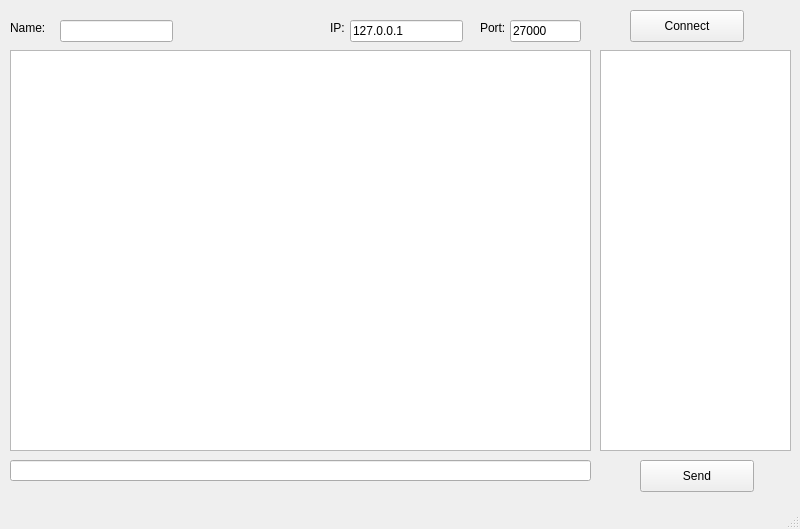
<?xml version="1.0" encoding="UTF-8"?>
<ui version="4.0">
 <class>MainWindow</class>
 <widget class="QMainWindow" name="MainWindow">
  <property name="geometry">
   <rect>
    <x>0</x>
    <y>0</y>
    <width>800</width>
    <height>529</height>
   </rect>
  </property>
  <property name="windowTitle">
   <string>MainWindow</string>
  </property>
  <widget class="QWidget" name="centralwidget">
   <widget class="QPlainTextEdit" name="textOutput">
    <property name="geometry">
     <rect>
      <x>10</x>
      <y>50</y>
      <width>581</width>
      <height>401</height>
     </rect>
    </property>
    <property name="readOnly">
     <bool>true</bool>
    </property>
   </widget>
   <widget class="QLabel" name="labelName">
    <property name="geometry">
     <rect>
      <x>10</x>
      <y>20</y>
      <width>51</width>
      <height>16</height>
     </rect>
    </property>
    <property name="text">
     <string>Name:</string>
    </property>
   </widget>
   <widget class="QPushButton" name="btnConnect">
    <property name="geometry">
     <rect>
      <x>630</x>
      <y>10</y>
      <width>114</width>
      <height>32</height>
     </rect>
    </property>
    <property name="text">
     <string>Connect</string>
    </property>
   </widget>
   <widget class="QListView" name="listUser">
    <property name="geometry">
     <rect>
      <x>600</x>
      <y>50</y>
      <width>191</width>
      <height>401</height>
     </rect>
    </property>
    <property name="editTriggers">
     <set>QAbstractItemView::NoEditTriggers</set>
    </property>
   </widget>
   <widget class="QPushButton" name="btnSend">
    <property name="geometry">
     <rect>
      <x>640</x>
      <y>460</y>
      <width>114</width>
      <height>32</height>
     </rect>
    </property>
    <property name="text">
     <string>Send</string>
    </property>
   </widget>
   <widget class="QLabel" name="lblIP">
    <property name="geometry">
     <rect>
      <x>330</x>
      <y>20</y>
      <width>16</width>
      <height>16</height>
     </rect>
    </property>
    <property name="text">
     <string>IP:</string>
    </property>
   </widget>
   <widget class="QLabel" name="lblPort">
    <property name="geometry">
     <rect>
      <x>480</x>
      <y>20</y>
      <width>31</width>
      <height>16</height>
     </rect>
    </property>
    <property name="text">
     <string>Port:</string>
    </property>
   </widget>
   <widget class="QLineEdit" name="textName">
    <property name="geometry">
     <rect>
      <x>60</x>
      <y>20</y>
      <width>113</width>
      <height>22</height>
     </rect>
    </property>
   </widget>
   <widget class="QLineEdit" name="textIP">
    <property name="geometry">
     <rect>
      <x>350</x>
      <y>20</y>
      <width>113</width>
      <height>22</height>
     </rect>
    </property>
    <property name="text">
     <string>127.0.0.1</string>
    </property>
   </widget>
   <widget class="QLineEdit" name="textPort">
    <property name="geometry">
     <rect>
      <x>510</x>
      <y>20</y>
      <width>71</width>
      <height>22</height>
     </rect>
    </property>
    <property name="text">
     <string>27000</string>
    </property>
   </widget>
   <widget class="QLineEdit" name="textChat">
    <property name="geometry">
     <rect>
      <x>10</x>
      <y>460</y>
      <width>581</width>
      <height>21</height>
     </rect>
    </property>
   </widget>
  </widget>
  <widget class="QMenuBar" name="menubar">
   <property name="geometry">
    <rect>
     <x>0</x>
     <y>0</y>
     <width>800</width>
     <height>22</height>
    </rect>
   </property>
  </widget>
  <widget class="QStatusBar" name="statusbar"/>
 </widget>
 <resources/>
 <connections/>
</ui>
